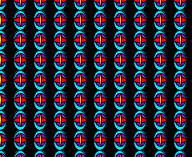
Frame 1 (no input)
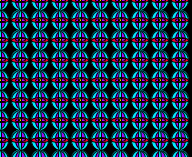
Frame 60 (the mouse pressed at the canvas centre just before this capture)
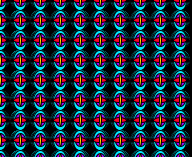
Frame 120 (the mouse held since frame 60 and released just before this capture)

The Processing sketch that drew these frames (run headless with seeded random() and noise(); from frame 60 on, the mouse is pressed at the canvas centre):

// Processing sketch: processing_19915
// ── processing_19915.pde

float i;

void setup ()
{
size(192,157);
background(0);
smooth();

}

void draw()
{
  i =random(1,20);
  for (int y=0; y<10;y++)
  {
    
    for(int x = 0;x < 10; x++)
    {
      stroke(0);
      fill(0,236,255);
      ellipse( x *20, y*20,i,20);
    
     
      fill(169,0,255);
      ellipse( x *20, y*20,10,i);
      
      fill(255,0,38);
      ellipse( x *20, y*20,i,5);
      
    
      fill(255,234,0);
      ellipse ( x *20, y*20,2,i);
    }
  }
}

//when you press any key it will save image of your sketch-you can just easily upload it us thumbnail in the processing classroom!!WHEEE :-)

void keyPressed()
{
  save("screengrab.PNG");
}
